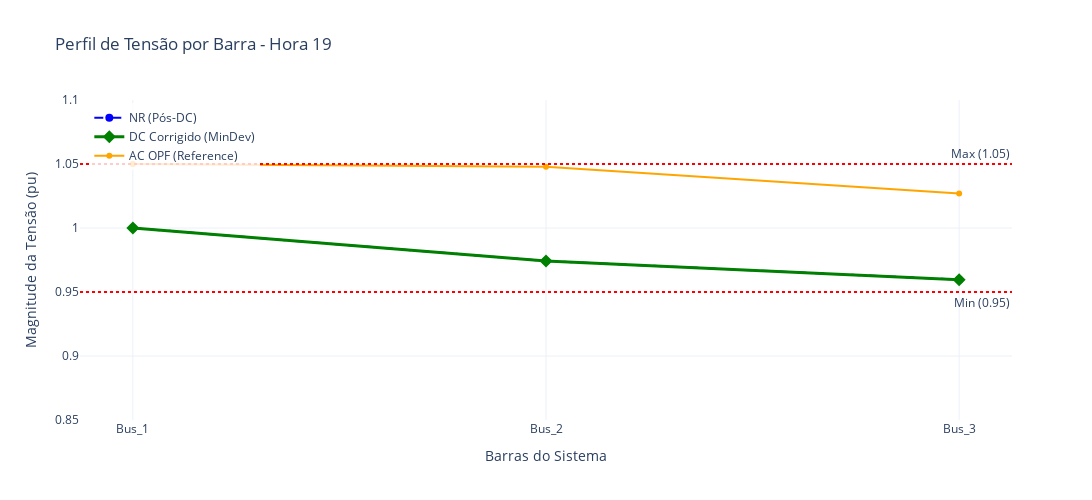

This figure's notebook cell:
### Code cell
# Define a hora de interesse
h_plot = 19
# Garante que os dados estão em formato numpy para indexação fácil
# (Caso já não estejam)
v_nr   = np.array(tensions_nr)
v_corr = np.array(tensions_dc_corr)
v_ac   = np.array(tensions_ac)

# Nomes das barras para o eixo X
bus_names = [b.name for b in NET.buses]

fig = go.Figure()

# --- 1. NR (Estado Violado/Inicial) ---
fig.add_trace(go.Scatter(
    x=bus_names, 
    y=v_nr[h_plot], 
    mode='lines+markers', 
    name='NR (Pós-DC)',
    line=dict(color='blue', width=2, dash='dash'),
    marker=dict(size=8)
))

# --- 2. DC Corrigido (Sua Solução) ---
fig.add_trace(go.Scatter(
    x=bus_names, 
    y=v_corr[h_plot], 
    mode='lines+markers', 
    name='DC Corrigido (MinDev)',
    line=dict(color='green', width=3),
    marker=dict(size=10, symbol='diamond')
))

# --- 3. AC OPF (Referência) ---
fig.add_trace(go.Scatter(
    x=bus_names, 
    y=v_ac[h_plot], 
    mode='lines+markers', 
    name='AC OPF (Reference)',
    line=dict(color='orange', width=2),
    marker=dict(size=6)
))

# --- Linhas de Limite (0.95 e 1.05) ---
fig.add_hline(y=0.95, line_dash="dot", line_color="red", annotation_text="Min (0.95)", annotation_position="bottom right")
fig.add_hline(y=1.05, line_dash="dot", line_color="red", annotation_text="Max (1.05)", annotation_position="top right")

# --- Layout ---
fig.update_layout(
    title=f"Perfil de Tensão por Barra - Hora {h_plot}",
    xaxis_title="Barras do Sistema",
    yaxis_title="Magnitude da Tensão (pu)",
    width=1500,
    height=500,
    yaxis=dict(range=[0.85, 1.1]), # Fixa o zoom para ver bem as violações
    legend=dict(x=0.01, y=0.99, bgcolor='rgba(255, 255, 255, 0.8)'),
    template="plotly_white",
    hovermode="x unified" # Facilita comparar os 3 valores passando o mouse
)

fig.show()

### Figure 1 — Plotly figure (JSON) as saved in the notebook; plotly's stock layout.template omitted (floating-point values rounded to 4 significant figures)
{"data": [{"line": {"color": "blue", "dash": "dash", "width": 2}, "marker": {"size": 8}, "mode": "lines+markers", "name": "NR (Pós-DC)", "type": "scatter", "x": ["Bus_1", "Bus_2", "Bus_3"], "y": [1.0, 0.9742, 0.9596]}, {"line": {"color": "green", "width": 3}, "marker": {"size": 10, "symbol": "diamond"}, "mode": "lines+markers", "name": "DC Corrigido (MinDev)", "type": "scatter", "x": ["Bus_1", "Bus_2", "Bus_3"], "y": [1.0, 0.9742, 0.9596]}, {"line": {"color": "orange", "width": 2}, "marker": {"size": 6}, "mode": "lines+markers", "name": "AC OPF (Reference)", "type": "scatter", "x": ["Bus_1", "Bus_2", "Bus_3"], "y": [1.05, 1.048, 1.027]}], "layout": {"annotations": [{"showarrow": false, "text": "Min (0.95)", "x": 1, "xanchor": "right", "xref": "x domain", "y": 0.95, "yanchor": "top", "yref": "y"}, {"showarrow": false, "text": "Max (1.05)", "x": 1, "xanchor": "right", "xref": "x domain", "y": 1.05, "yanchor": "bottom", "yref": "y"}], "height": 500, "hovermode": "x unified", "legend": {"bgcolor": "rgba(255, 255, 255, 0.8)", "x": 0.01, "y": 0.99}, "shapes": [{"line": {"color": "red", "dash": "dot"}, "type": "line", "x0": 0, "x1": 1, "xref": "x domain", "y0": 0.95, "y1": 0.95, "yref": "y"}, {"line": {"color": "red", "dash": "dot"}, "type": "line", "x0": 0, "x1": 1, "xref": "x domain", "y0": 1.05, "y1": 1.05, "yref": "y"}], "title": {"text": "Perfil de Tensão por Barra - Hora 19"}, "width": 1500, "xaxis": {"title": {"text": "Barras do Sistema"}}, "yaxis": {"range": [0.85, 1.1], "title": {"text": "Magnitude da Tensão (pu)"}}}}
